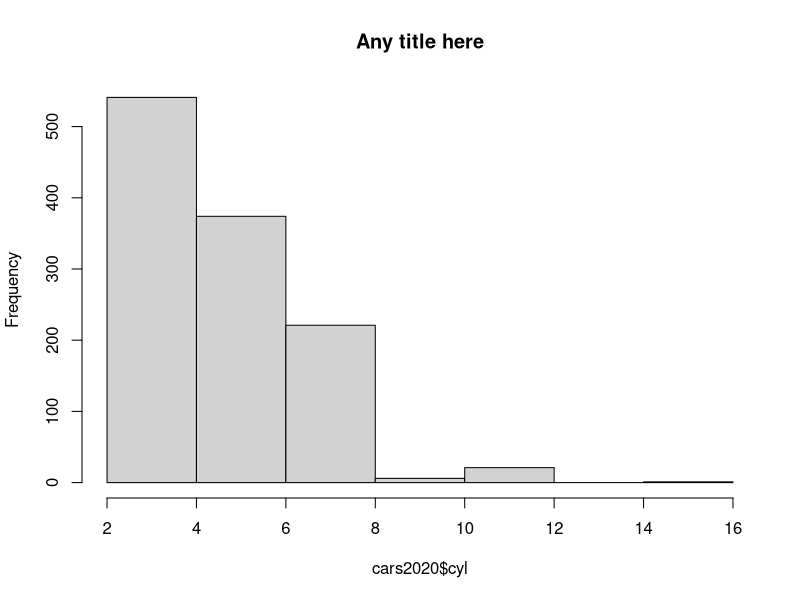
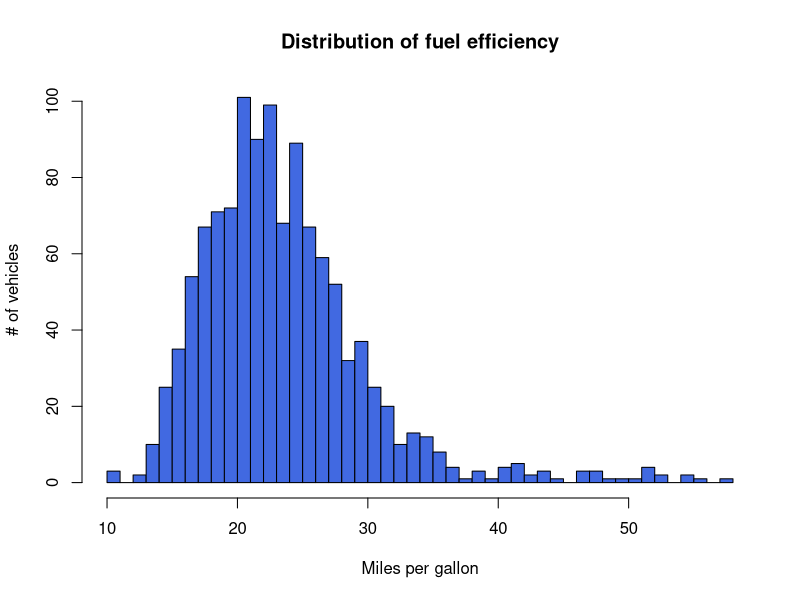

Recreate these plots in R, in order.
library(tidyverse)

cars2020 <- read_csv("data/cars2020.csv")

manual <- filter(cars2020, transmission == "Manual")

count(cars2020, transmission)

transmission_fuel_df <- count(cars2020, transmission, fuel)

cyl_5 <- filter(cars2020, cyl >= 5)

# get all manual vehicles that also have 5 or more cylinders

manual_cyl5 <- filter(cars2020, transmission == "Manual",
                      cyl >= 5)

hist(cars2020$cyl, main = "Any title here", breaks = 5)

count(cars2020, cyl, sort = TRUE)

# how many automatic transmission cars have less than 6 gears

auto_l6 <- filter(cars2020, transmission == "Automatic",
                  gears < 6)
dim(auto_l6)

count(cars2020, transmission, gears)

## selecting only the model, mpg, transmission and cyl columns

cars_narrow <- select(cars2020, model, mpg, transmission, cyl)

cars_narrow2 <- select(cars2020, cyl, transmission, model, mpg)

# to move the transmission and disp variables to the left/front
cars_modified <- relocate(cars2020, transmission, disp)

# to rename 
cars_renamed <- rename(cars2020, displacement = disp)

## using the - to remove columns 

cars_alt <- select(cars2020, -startStop, -aspiration)

## sorting the data by mpg

cars_sorted <- arrange(cars2020, mpg)

cars_desc <- arrange(cars2020, desc(mpg))

cars_transmpg_sort <- arrange(cars2020, transmission, desc(mpg))





# create variable to indicate if vehicle has mpg >= 30

cars30 <- mutate(cars2020, above30 = if_else(mpg>=30, TRUE, FALSE))

hist(cars2020$mpg, main = "Distribution of fuel efficiency", 
     col = "royalblue", breaks = 50, xlab = "Miles per gallon",
     ylab = "# of vehicles")

## adding displacement and cylinders and creating a new column to join 
## the make and model columns

new_cars <- mutate(cars2020, new_col = disp + cyl,
                   other_col = paste(make, model)) |>
  relocate(other_col) |> 
  filter(transmission == "Automatic") |>
  arrange(desc(mpg))

# alternative to using the pipeline
temp1 <- mutate(cars2020, new_col = disp + cyl,
                other_col = paste(make, model))
temp2 <- relocate(temp1, other_col)
temp3 <- filter(temp2, transmission == "Automatic")
final <- arrange(temp3, desc(mpg))

## basic summary
report <- summarise(cars2020, num_cars = n(),
                    avg_mpg = mean(mpg, na.rm = TRUE))


manual_report <- summarise(manual, num_cars = n(),
                           med_mpg = median(mpg, na.rm = TRUE))

grouped_cars <- group_by(cars2020, transmission)
report <- summarise(grouped_cars, num_cars = n(),
                    avg_mpg = mean(mpg, na.rm = TRUE))

report2 <- group_by(cars2020, transmission) |>
  summarise(num_cars = n(), avg_mpg = mean(mpg, na.rm = TRUE))

# get the number of vehicles by make and class and avg mpg

report3 <- group_by(cars2020, make, class) |>
  summarise(num_cars = n(), avg_mpg = mean(mpg, na.rm = TRUE),
            .groups = "drop")

report4 <- cars2020 |> group_by(make, class) |> 
  summarise(num_cars = n(), avg_mpg = mean(mpg, na.rm = TRUE),
            .groups = "drop")











